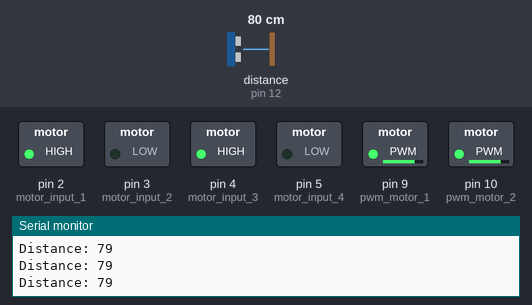
The sketch below on a simulated Arduino Uno, built with avr-gcc and run on an emulated ATmega328P. Parts: switched loads named in the sketch (green lamp = pin HIGH), the last lines printed to the serial monitor. Wiring (inferred from the names in the program): ultrasonic range finder: trigger pin 11; echo pin 12. The inputs (shaded band) are chosen by the test bench; at power-on: distance to the obstacle (sensor on pin 12) 80 cm. The echo pulse lasts 58.3 µs per cm; pins used as bus, display or sensor lines are not drawn.

Above: at 1.2 s.
1.3 s: distance to the obstacle (sensor on pin 12) set to 23 cm
2.8 s: distance to the obstacle (sensor on pin 12) set to 19 cm
At 4.3 s:
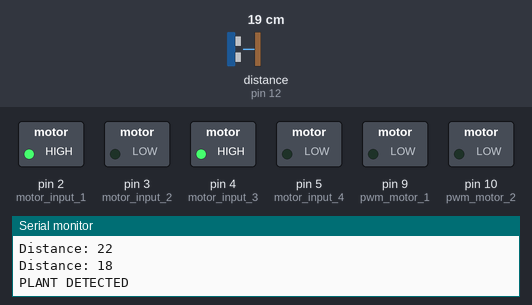
Timing chart, 0 to 5.8 s (numbered marks = the images above; inputs shaded):
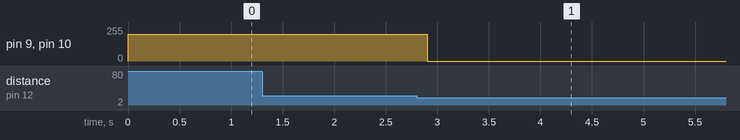

Measured:
- the behaviour switches between 21 and 20 cm on distance to the obstacle (sensor on pin 12) (found by bisection; images 0 and 1)
- after the input at 2.8 s, pin 9 (pwm_motor_1), pin 10 (pwm_motor_2): 200/255 → 0/255 after 0.10 s

The sketch:

1234.ino
```cpp
int motor_input_1 = 2;
int motor_input_2 = 3;
int motor_input_3 = 4;
int motor_input_4 = 5;
int pwm_motor_1 = 9;
int pwm_motor_2 = 10;

int trig = 11;
int echo = 12;

long distance_threshold = 20;  // Threshold distance in cm

void setup() {
  Serial.begin(9600);

  // Motor control pins
  pinMode(motor_input_1, OUTPUT);
  pinMode(motor_input_2, OUTPUT);
  pinMode(motor_input_3, OUTPUT);
  pinMode(motor_input_4, OUTPUT);
  pinMode(pwm_motor_1, OUTPUT);
  pinMode(pwm_motor_2, OUTPUT);

  // Ultrasonic sensor pins
  pinMode(trig, OUTPUT);  // Trigger pin should be OUTPUT
  pinMode(echo, INPUT);   // Echo pin should be INPUT

  // Initial motor direction (forward)
  digitalWrite(motor_input_1, HIGH);
  digitalWrite(motor_input_2, LOW);
  digitalWrite(motor_input_3, HIGH);
  digitalWrite(motor_input_4, LOW);

  // Set initial PWM speed for motors
  analogWrite(pwm_motor_1, 200);  // Speed for motor 1
  analogWrite(pwm_motor_2, 200);  // Speed for motor 2
}

void loop() {
  long duration;
  long distance;

  // Send pulse to trigger the ultrasonic sensor
  digitalWrite(trig, LOW);
  delayMicroseconds(2);
  digitalWrite(trig, HIGH);
  delayMicroseconds(10);
  digitalWrite(trig, LOW);

  // Read the pulse duration from the echo pin
  duration = pulseIn(echo, HIGH);

  // Calculate the distance in centimeters
  distance = (duration * 0.0343) / 2;

  // Print the distance for debugging purposes
  Serial.print("Distance: ");
  Serial.println(distance);

  // If an object is detected within the threshold distance, stop the motors
  if (distance < distance_threshold) {
    analogWrite(pwm_motor_1, 0);  // Stop motor 1
    analogWrite(pwm_motor_2, 0);  // Stop motor 2
    Serial.println("PLANT DETECTED");

    delay(5000);  // Stop for 5 seconds
  }
  // Otherwise, continue moving forward
  else {
    analogWrite(pwm_motor_1, 200);  // Continue motor 1
    analogWrite(pwm_motor_2, 200);  // Continue motor 2
  }

  delay(100);  // Short delay before the next ultrasonic reading
}
```
